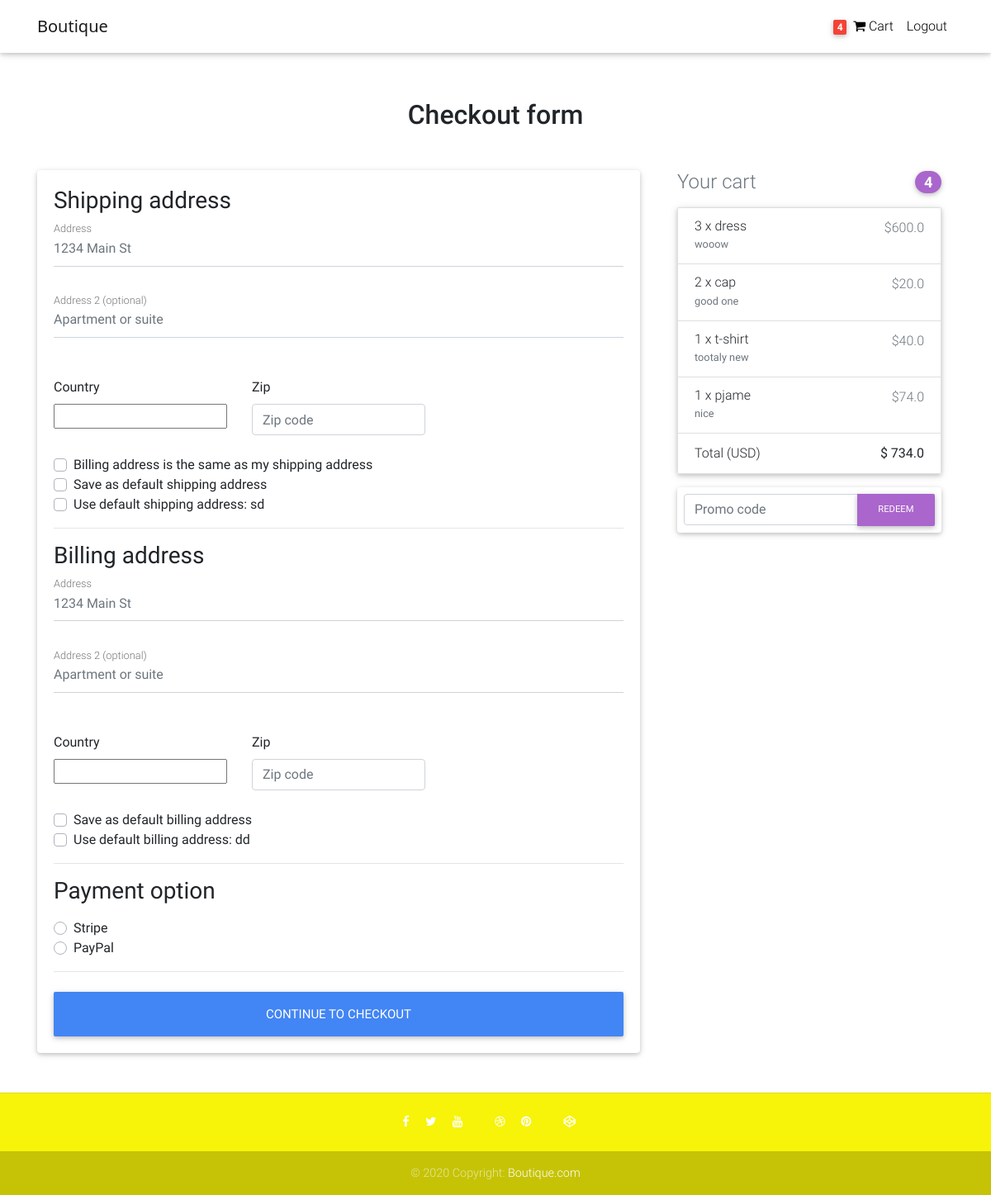
Screenshot of /checkout/ (signed in) with the database file from the repository.
### stor/models.py (models this page shows, shortened)
class Order(models.Model):
    user = models.ForeignKey(settings.AUTH_USER_MODEL,on_delete=models.CASCADE)
    red_code = models.CharField(max_length=20,null=True,blank=True)
    start_date = models.DateTimeField(auto_now_add=True)
    order_date = models.DateTimeField()
    ordered = models.BooleanField(default=False,null=True,blank=True)
    items = models.ManyToManyField(OrderItem)
    billing_address = models.ForeignKey('Address', on_delete=models.SET_NULL, blank=True,null=True,related_name='billing_address')
    shipping_address = models.ForeignKey('Address', on_delete=models.SET_NULL, blank=True,null=True ,related_name='shipping_address')
    payment = models.ForeignKey('Payment', on_delete=models.SET_NULL, blank=True,null=True)
    coupon = models.ForeignKey('Coupon', on_delete=models.SET_NULL, blank=True,null=True)
    Bing_deliverd = models.BooleanField(default=False,null=True,blank=True)
    recived = models.BooleanField(default=False,null=True,blank=True)
    refund_request = models.BooleanField(default=False,null=True,blank=True)
    refund_granted = models.BooleanField(default=False,null=True,blank=True)
    def get_total(self):
        total = 0
        for order_item in self.items.all():
            total += order_item.get_final_price()
        if self.coupon:
            total -= self.coupon.amount
        return total

class Address(models.Model):
    user = models.ForeignKey(settings.AUTH_USER_MODEL,
                             on_delete=models.CASCADE)
    street_address = models.CharField(max_length=100)
    apartment_address = models.CharField(max_length=100)
    country = CountryField(multiple=False)
    zip = models.CharField(max_length=100)
    address_type = models.CharField(max_length=1, choices=ADDRESS_CHOICES)
    default = models.BooleanField(default=False)
    class Meta:
        verbose_name_plural = 'Addresses'

class OrderItem(models.Model):
    user = models.ForeignKey(settings.AUTH_USER_MODEL,on_delete=models.CASCADE)
    ordered = models.BooleanField(default=False,null=True,blank=True)
    item = models.ForeignKey(Item,on_delete=models.CASCADE)
    quantity = models.IntegerField(default=1)
    def get_total_item_price(self):
        return self.quantity * self.item.price
    def get_total_discount_item_price(self):
        return self.quantity * self.item.discount_price
    def get_final_price(self):
        if self.item.discount_price:
            return self.get_total_discount_item_price()
        return self.get_total_item_price()

class Item(models.Model):
    title = models.CharField(max_length=200,null=True)
    price = models.FloatField()
    discount_price = models.FloatField(null=True,blank=True)
    image = models.ImageField(null=True)
    categories = models.ForeignKey(Category ,null=True,blank=True , on_delete=models.SET_NULL,related_name='cates')
    labals = models.CharField(choices=LABLE_CHOICES,max_length=17 ,null=True,blank=True)
    slug   =   models.SlugField(max_length=255, unique=True,)
    description = models.TextField()

### stor/views.py (the view, shortened to what this page needs)
# urls.py: path('checkout/',CheckoutView.as_view(),name='checkout'),
class CheckoutView(View):
    def get(self , *args, **kwargs):
        try:
            order = Order.objects.get(user=self.request.user ,ordered=False)
            form = CheckoutForm()
            context ={
                'form': form,
                'couponFotm':couponFotm(),
                'order':order,
                'DISPLAY_COUPON_FORM':True,
            }
            shipping_address_qs = Address.objects.filter(
                user=self.request.user,
                address_type='S',
                default=True
                )
            if shipping_address_qs.exists():
                context.update({'default_shipping_address':shipping_address_qs[0]})
            billing_address_qs = Address.objects.filter(
                user=self.request.user,
                address_type='B',
                default=True
                )
            if billing_address_qs.exists():
                context.update({'default_billing_address':billing_address_qs[0]})
            return render(self.request,'stor/checkout-page.html',context)
        except ObjectDoesNotExist:
            messages.info(self.request,'You dont have active order..')
            return redirect('stor:checkout')

### stor/forms.py
class CheckoutForm(forms.Form):
    shipping_address = forms.CharField(required=False)
    shipping_address2 = forms.CharField(required=False)
    shipping_country = CountryField(blank_label='(select country)').formfield(
        required=False,
        widget=CountrySelectWidget(attrs={
            'class': 'custom-select d-block w-100',
        }))
    shipping_zip = forms.CharField(required=False)
    billing_address = forms.CharField(required=False)
    billing_address2 = forms.CharField(required=False)
    billing_country = CountryField(blank_label='(select country)').formfield(
        required=False,
        widget=CountrySelectWidget(attrs={
            'class': 'custom-select d-block w-100',
        }))
    billing_zip = forms.CharField(required=False)
    same_billing_address = forms.BooleanField(required=False)
    set_default_shipping = forms.BooleanField(required=False)
    use_default_shipping = forms.BooleanField(required=False)
    set_default_billing = forms.BooleanField(required=False)
    use_default_billing = forms.BooleanField(required=False)
    payment_option = forms.ChoiceField(
        widget=forms.RadioSelect, choices=PAYMENT_CHOICES)

class couponFotm(forms.Form):
    code = forms.CharField(widget=forms.TextInput(
        attrs={
            'class':'form-control',
            'placeholder':'Promo code',
            'aria-label':"Recipient's username" ,
            'aria-describedby':"basic-addon2"
        }
    ),max_length=15)

### stor/templatetags/cart_template_tage.py (called while the page is built)
@register.filter
def cart_item_creat(user):
    if user.is_authenticated:
        qs= Order.objects.filter(user=user,ordered=False)
        if qs.exists():
            return qs[0].items.count()
    return 0

### stor/templates/stor/checkout-page.html (shortened to what this page needs)
{% extends "stor/base.html" %}
{% load crispy_forms_tags %}
{% block content %}
<main >
  <div class="container wow fadeIn">
    <h2 class="my-5 h2 text-center">Checkout form</h2>
    <div class="row">
      <div class="col-md-8 mb-4">
        <div class="card">
          <form method="POST" class="card-body">
            <h3>Shipping address</h3>
            <div class='hideable_shipping_form'>
              <div class="md-form mb-5">
                <input type='text' placeholder='1234 Main St' id='shipping_address' name='shipping_address' class='form-control' />
                <label for="shipping_address" class="">Address</label>
              </div>
              <div class="md-form mb-5">
                <input type='text' placeholder='Apartment or suite' id='shipping_address2' name='shipping_address2' class='form-control' />
                <label for="shipping_address2" class="">Address 2 (optional)</label>
              </div>
              <div class="row">
                <div class="col-lg-4 col-md-12 mb-4">
                  <label for="country">Country</label>
                  {{ form.shipping_country }}
                </div>
                <div class="col-lg-4 col-md-6 mb-4">
                  <label for="shipping_zip">Zip</label>
                  <input type='text' placeholder='Zip code' id='shipping_zip' name='shipping_zip' class='form-control' />
                </div>
              </div>
              <div class="custom-control custom-checkbox">
                <label class="custom-control-label" for="same_billing_address">Billing address is the same as my shipping address</label>
              </div>
              <div class="custom-control custom-checkbox">
                <label class="custom-control-label" for="set_default_shipping">Save as default shipping address</label>
              </div>
            </div>
            {% if default_shipping_address %}
            <div class="custom-control custom-checkbox">
              <label class="custom-control-label" for="use_default_shipping">Use default shipping address: {{ default_shipping_address.street_address|truncatechars:10 }}</label>
            </div>
            {% endif %}
            <hr>
            <h3>Billing address</h3>
            <div class='hideable_billing_form'>
              <div class="md-form mb-5">
                <input type='text' placeholder='1234 Main St' id='billing_address' name='billing_address' class='form-control' />
                <label for="billing_address" class="">Address</label>
              </div>
              <div class="md-form mb-5">
                <input type='text' placeholder='Apartment or suite' id='billing_address2' name='billing_address2' class='form-control' />
                <label for="billing_address2" class="">Address 2 (optional)</label>
              </div>
              <div class="row">
                <div class="col-lg-4 col-md-12 mb-4">
                  <label for="country">Country</label>
                  {{ form.billing_country }}
                </div>
                <div class="col-lg-4 col-md-6 mb-4">
                  <label for="billing_zip">Zip</label>
                  <input type='text' placeholder='Zip code' id='billing_zip' name='billing_zip' class='form-control' />
                </div>
              </div>
              <div class="custom-control custom-checkbox">
                <label class="custom-control-label" for="set_default_billing">Save as default billing address</label>
              </div>
            </div>
            {% if default_billing_address %}
            <div class="custom-control custom-checkbox">
              <label class="custom-control-label" for="use_default_billing">Use default billing address: {{ default_billing_address.street_address|truncatechars:10 }}</label>
            </div>
            {% endif %}
            <hr>
            <h3>Payment option</h3>
            <div class="d-block my-3">
              {% for value, name in form.fields.payment_option.choices %}
              <div class="custom-control custom-radio">
                <label class="custom-control-label" for="{{ name }}">{{ name }}</label>
              </div>
              {% endfor %}
            </div>
            <hr class="mb-4">
            <button class="btn btn-primary btn-lg btn-block" type="submit">Continue to checkout</button>
          </form>
        </div>
      </div>
      <div class="col-md-4 mb-4">
        {% include "stor/order_sinppte.html" %}
      </div>
    </div>
  </div>
</main>
{% endblock content %}

### stor/templates/stor/navbar.html (shortened to what this page needs)
{% load cart_template_tage %}
<nav class="navbar fixed-top navbar-expand-lg navbar-light white scrolling-navbar">
    <div class="container">
      <a class="navbar-brand waves-effect" href="/">
        <strong class="gray-text" style="font-family:'Segoe UI', Tahoma, Geneva, Verdana, sans-serif ;">Boutique</strong>
      </a>
      <div class="collapse navbar-collapse" id="navbarSupportedContent">
        <ul class="navbar-nav nav-flex-icons">
          {% if request.user.is_authenticated %}
          <li class="nav-item">
            <a href="{% url 'stor:Oreder-Summery' %}" class="nav-link waves-effect">
              <span class="badge red z-depth-1 mr-1"> {{request.user|cart_item_creat}} </span>
              <i class="fa fa-shopping-cart"></i>
              <span class="clearfix d-none d-sm-inline-block"> Cart </span>
            </a>
          </li>
          <li class="nav-item">
            <a class="nav-link waves-effect" href="{% url 'account_logout' %}">
              <span class="clearfix d-none d-sm-inline-block"> Logout </span>
            </a>
          </li>
          {% endif %}
        </ul>
      </div>
    </div>
  </nav>

### stor/templates/stor/order_sinppte.html (shortened to what this page needs)
<div class="col-md-12 mb-4">
    <h4 class="d-flex justify-content-between align-items-center mb-3">
    <span class="text-muted">Your cart</span>
    <span class="badge badge-secondary badge-pill"> {{ order.items.count }}</span>
    </h4>
    <ul class="list-group mb-3 z-depth-1">
      {% for order_item in order.items.all %}
      <li class="list-group-item d-flex justify-content-between lh-condensed">
          <div>
            <h6 class="my-0">{{order_item.quantity}} x {{ order_item.item.title }} </h6>
            <small class="text-muted">{{ order_item.item.description }}</small>
          </div>
          <span class="text-muted">${{ order_item.get_final_price }}</span>
      </li>
      {% endfor %}
      <li class="list-group-item d-flex justify-content-between">
        <span>Total (USD)</span>
        <strong>$ {{ order.get_total}}</strong>
      </li>
    </ul>
    {% if DISPLAY_COUPON_FORM %}
    <form class="card p-2" action="{% url 'stor:add_coupon_view'  %}" method="POST">{% csrf_token %}
        <div class="input-group">
             {{ couponFotm.code }}
            <div class="input-group-append">
            <button class="btn btn-secondary btn-md waves-effect m-0" type="submit">Redeem</button>
            </div>
        </div>
    </form>
    {% endif %}
</div>

### stor/templates/stor/base.html (style rules this page uses)
html, body, header, .carousel { height: 60vh; }

### rows the page displays
Address: street_address "sd"
Address: street_address "dd"
Order: items.count "4", get_total "734.0"
OrderItem: quantity "3", item "dress", item.description "wooow", get_final_price "600.0"
OrderItem: quantity "2", item "cap", item.description "good one", get_final_price "20.0"
OrderItem: quantity "1", item "t-shirt", item.description "tootaly new", get_final_price "40.0"
OrderItem: quantity "1", item "pjame", item.description "nice", get_final_price "74.0"

### other values shown
{{ request.user|cart_item_creat }} "4"
{{ name }} "Stripe" "PayPal"
